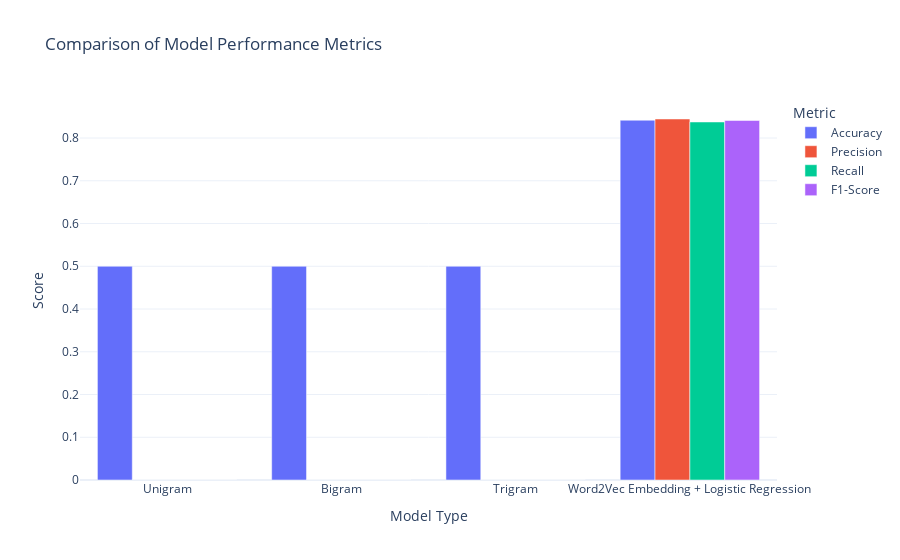

Source (notebook cell):
### Code cell
# Create a bar chart with Plotly
fig = px.bar(
    results_melted,
    x="N-gram",
    y="Score",
    color="Metric",
    barmode="group",
    title="Comparison of Model Performance Metrics",
    labels={"Score": "Performance Metric Score", "N-gram": "Model Type"},
)

# Customize the layout for readability
fig.update_layout(
    xaxis_title="Model Type",
    yaxis_title="Score",
    legend_title="Metric",
    template="plotly_white",
)

fig.show()

### Figure 1 — Plotly figure (JSON) as saved in the notebook; plotly's stock layout.template omitted (floating-point values rounded to 4 significant figures)
{"data": [{"alignmentgroup": "True", "hovertemplate": "Metric=Accuracy<br>Model Type=%{x}<br>Performance Metric Score=%{y}<extra></extra>", "legendgroup": "Accuracy", "marker": {"color": "#636efa", "pattern": {"shape": ""}}, "name": "Accuracy", "offsetgroup": "Accuracy", "orientation": "v", "showlegend": true, "textposition": "auto", "type": "bar", "x": ["Unigram", "Bigram", "Trigram", "Word2Vec Embedding + Logistic Regression"], "xaxis": "x", "y": [0.5, 0.5, 0.5, 0.8416], "yaxis": "y"}, {"alignmentgroup": "True", "hovertemplate": "Metric=Precision<br>Model Type=%{x}<br>Performance Metric Score=%{y}<extra></extra>", "legendgroup": "Precision", "marker": {"color": "#EF553B", "pattern": {"shape": ""}}, "name": "Precision", "offsetgroup": "Precision", "orientation": "v", "showlegend": true, "textposition": "auto", "type": "bar", "x": ["Unigram", "Bigram", "Trigram", "Word2Vec Embedding + Logistic Regression"], "xaxis": "x", "y": [0, 0, 0, 0.8445], "yaxis": "y"}, {"alignmentgroup": "True", "hovertemplate": "Metric=Recall<br>Model Type=%{x}<br>Performance Metric Score=%{y}<extra></extra>", "legendgroup": "Recall", "marker": {"color": "#00cc96", "pattern": {"shape": ""}}, "name": "Recall", "offsetgroup": "Recall", "orientation": "v", "showlegend": true, "textposition": "auto", "type": "bar", "x": ["Unigram", "Bigram", "Trigram", "Word2Vec Embedding + Logistic Regression"], "xaxis": "x", "y": [0, 0, 0, 0.8375], "yaxis": "y"}, {"alignmentgroup": "True", "hovertemplate": "Metric=F1-Score<br>Model Type=%{x}<br>Performance Metric Score=%{y}<extra></extra>", "legendgroup": "F1-Score", "marker": {"color": "#ab63fa", "pattern": {"shape": ""}}, "name": "F1-Score", "offsetgroup": "F1-Score", "orientation": "v", "showlegend": true, "textposition": "auto", "type": "bar", "x": ["Unigram", "Bigram", "Trigram", "Word2Vec Embedding + Logistic Regression"], "xaxis": "x", "y": [0, 0, 0, 0.841], "yaxis": "y"}], "layout": {"barmode": "group", "legend": {"title": {"text": "Metric"}, "tracegroupgap": 0}, "title": {"text": "Comparison of Model Performance Metrics"}, "xaxis": {"anchor": "y", "domain": [0, 1], "title": {"text": "Model Type"}}, "yaxis": {"anchor": "x", "domain": [0, 1], "title": {"text": "Score"}}}}
